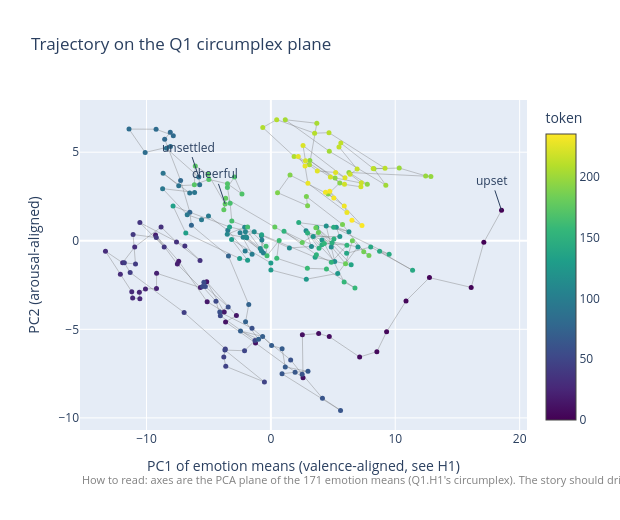

The code cell stored with this chart in its notebook:
### Markdown cell above
**The bridge to Q1** — the same tokens projected on the circumplex plane (PC1/PC2 of the 171
corpus-lineage emotion means at layer 33, the plane whose valence alignment H1 validated). The
projection is computed from the shard's stored probe dots alone (the PCA axes re-expressed as
weights over unit probes — exact, tested identity), so it needs no activations.

### Code cell
from emotion_vectors.trajectories import circumplex_weights

means_bundle = np.load(fetch("emotion_vectors_it_means.npz"), allow_pickle=True)
L33_FULL = list(means_bundle["layers"]).index(33)
weights = circumplex_weights(means_bundle["means"][:, L33_FULL].astype(np.float32))
corpus_idx = [i for i, name in enumerate(labels) if name.startswith("corpus:")]
d33 = shard["dots"].astype(np.float32)[:, LAYERS.index(33)][:, corpus_idx]
d33 = d33 - d33.mean(0, keepdims=True)
proj = tp.smooth((weights @ d33.T).T, window=8)
tp.circumplex_figure(proj, starts, emotions).show()

### Figure 1 — Plotly figure (JSON) as saved in the notebook; plotly's stock layout.template omitted (floating-point values rounded to 4 significant figures; data arrays with more than 128 entries replaced by an {"elided": "..."} marker saying what was removed)
{"data": [{"hoverinfo": "text", "line": {"color": "rgba(120,120,120,0.4)", "width": 1}, "marker": {"color": {"elided": "236 int values"}, "colorbar": {"title": {"text": "token"}}, "colorscale": [[0.0, "#440154"], [0.1111, "#482878"], [0.2222, "#3e4989"], [0.3333, "#31688e"], [0.4444, "#26828e"], [0.5556, "#1f9e89"], [0.6667, "#35b779"], [0.7778, "#6ece58"], [0.8889, "#b5de2b"], [1.0, "#fde725"]], "showscale": true, "size": 5}, "mode": "lines+markers", "text": {"elided": "236 str values"}, "type": "scatter", "x": {"elided": "236 float values"}, "y": {"elided": "236 float values"}}], "layout": {"annotations": [{"showarrow": true, "text": "upset", "x": 18.54, "y": 1.716}, {"showarrow": true, "text": "unsettled", "x": -5.794, "y": 3.595}, {"showarrow": true, "text": "cheerful", "x": -3.675, "y": 2.081}, {"align": "left", "font": {"color": "gray", "size": 11}, "showarrow": false, "text": "How to read: axes are the PCA plane of the 171 emotion means (Q1.H1's circumplex). The story should drift toward each phase emotion's known position; same-valence transitions move little here by design — this view buys interpretable axes, not per-emotion resolution.", "x": 0, "xref": "paper", "y": -0.18, "yref": "paper"}], "height": 520, "margin": {"b": 90}, "title": {"text": "Trajectory on the Q1 circumplex plane"}, "width": 620, "xaxis": {"title": {"text": "PC1 of emotion means (valence-aligned, see H1)"}}, "yaxis": {"title": {"text": "PC2 (arousal-aligned)"}}}}
